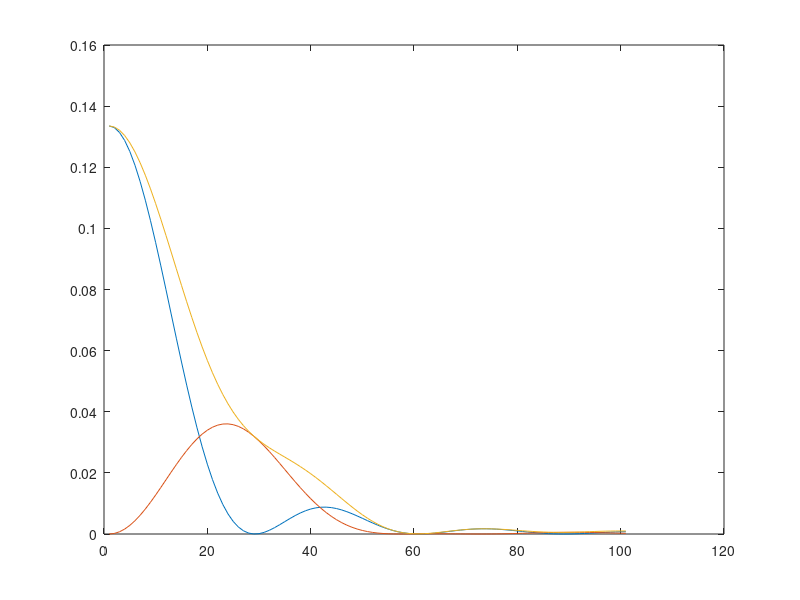

The MATLAB script that drew this image: (Note: this script raises an error after producing the figure.)
%% 
%z=0
clear
clc
NA = 0.95;
theta = asin(NA);
lamda=532e-9;
k=2*pi/lamda;
r = 0:1e-6/100:1e-6;
ringnum = 25;
T = ones(1,ringnum);
z = 0*lamda;
%radial polarized
for i = 1:size(T,2)
Ez(:,i)=integral(@(a)(exp(-sin(a).^2*0/(sin(theta))^2).*T(i)*besselj(0,k*r.*sin(a)).*(sin(a).^2).*sqrt(cos(a)).*exp(1i*k*z.*cos(a))),(i-1)*theta/size(T,2),i*theta/size(T,2),'ArrayValued',true);
Er(:,i)=integral(@(a)(exp(-sin(a).^2*0/(sin(theta))^2).*T(i)*besselj(1,k*r.*sin(a)).*0.5.*sin(2*a).*sqrt(cos(a)).*exp(1i*k*z.*cos(a))),(i-1)*theta/size(T,2),i*theta/size(T,2),'ArrayValued',true);
end

plot(1:101,abs(sum(Ez,2)).^2,1:101,abs(sum(Er,2)).^2,1:101,abs(sum(Ez,2)).^2+abs(sum(Er,2)).^2)

point = [1,12];
%point(3:103-2*point(size(point,2)))=(2*point(size(point,2))+1:1:101);
Y = [1,0.5];
for i = 1:size(T,2)%
    for j = 1:size(point,2)
        a(j,i)=Ez(point(j),i);
        b(j,i)=Er(point(j),i);
    end  
    %b(1,i)=Er(point(1),i);
    %b(2,i)=Er(point(2),i);  
end

can1 = single(a);
can2 = single(b);
X = single(1);
Y = single(Y);

Ez=sum(Ez,2);
Er=sum(Er,2);
I = abs(Ez).^2+abs(Er).^2;
nor = I(1);
save(['D:/FocusShaping/','optimization.mat'], 'X','Y','can1','can2','nor')


T=T(size(T,1),:);
T = T/max(abs(T));
plot(T)



%%

%r=0
clear
clc
NA = 0.95;
theta = asin(NA);
lamda=532e-9;
k=2*pi/lamda;
z = -10*lamda:10*lamda/100:10*lamda;
ringnum = 25;
T = ones(1,ringnum);

r = 0;
for i = 1:size(T,2)
Ez1(:,i)=integral(@(a)(T(i)*besselj(0,k*r.*sin(a)).*(sin(a).^2).*sqrt(cos(a)).*exp(1i*k*z.*cos(a))),(i-1)*theta/size(T,2),i*theta/size(T,2),'ArrayValued',true);
Er1(:,i)=integral(@(a)(T(i)*besselj(1,k*r.*sin(a)).*0.5.*sin(2*a).*sqrt(cos(a)).*exp(1i*k*z.*cos(a))),(i-1)*theta/size(T,2),i*theta/size(T,2),'ArrayValued',true);
end

r = 1e-6/100*11;
for i = 1:size(T,2)
Ez2(:,i)=integral(@(a)(T(i)*besselj(0,k*r.*sin(a)).*(sin(a).^2).*sqrt(cos(a)).*exp(1i*k*z.*cos(a))),(i-1)*theta/size(T,2),i*theta/size(T,2),'ArrayValued',true);
Er2(:,i)=integral(@(a)(T(i)*besselj(1,k*r.*sin(a)).*0.5.*sin(2*a).*sqrt(cos(a)).*exp(1i*k*z.*cos(a))),(i-1)*theta/size(T,2),i*theta/size(T,2),'ArrayValued',true);
end

point1 = [101,111,121,131,141,151,161,171,181,191,201];
point2 = [101,141,181];
Y = [1,0.5,0,0.5,1,0.5,0,0.5,1,0.5,0];
Y(size(Y,2)+1:size(Y,2)+size(point2,2)) = 0.5;

for i = 1:size(T,2)%
    for j = 1:size(point1,2)
        a(j,i)=(Ez1(point1(j),i));
    end
    for j = 1:size(point2,2)
        b(j,i)=(Er2(point2(j),i));
        c(j,i)=(Ez2(point2(j),i));
    end
end
can1 = single(a);
can2 = single(b);
can3 = single(c);
X = single(1);
Y = single(Y);

Ez1=sum(Ez1,2);
Er1=sum(Er1,2);
Ez2=sum(Ez2,2);
Er2=sum(Er2,2);
plot((abs(Ez1)).^2+(abs(Er1)).^2)
plot((abs(Ez2)).^2+(abs(Er2)).^2)

save(['D:/FocusShaping/','optimization.mat'], 'X','Y','can1','can2','can3')


T=T(size(T,1),:);
T = T/max(abs(T));
plot(T)
plot(maxvalue)
